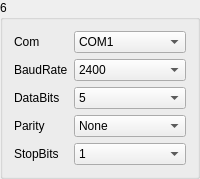
       <widget class="QGroupBox" name="gBoxMeter_6">
        <property name="minimumSize">
         <size>
          <width>171</width>
          <height>171</height>
         </size>
        </property>
        <property name="title">
         <string>6</string>
        </property>
        <layout class="QGridLayout" name="gridLayout_10">
         <item row="0" column="0">
          <widget class="QLabel" name="label_48">
           <property name="sizePolicy">
            <sizepolicy hsizetype="Fixed" vsizetype="Preferred">
             <horstretch>0</horstretch>
             <verstretch>0</verstretch>
            </sizepolicy>
           </property>
           <property name="text">
            <string>Com</string>
           </property>
          </widget>
         </item>
         <item row="0" column="1">
          <widget class="QComboBox" name="comboMeterSerialNum_6">
           <item>
            <property name="text">
             <string>COM1</string>
            </property>
           </item>
           <item>
            <property name="text">
             <string>COM2</string>
            </property>
           </item>
           <item>
            <property name="text">
             <string>COM3</string>
            </property>
           </item>
           <item>
            <property name="text">
             <string>COM4</string>
            </property>
           </item>
           <item>
            <property name="text">
             <string>COM5</string>
            </property>
           </item>
           <item>
            <property name="text">
             <string>COM6</string>
            </property>
           </item>
           <item>
            <property name="text">
             <string>COM7</string>
            </property>
           </item>
           <item>
            <property name="text">
             <string>COM8</string>
            </property>
           </item>
           <item>
            <property name="text">
             <string>COM9</string>
            </property>
           </item>
           <item>
            <property name="text">
             <string>COM10</string>
            </property>
           </item>
           <item>
            <property name="text">
             <string>COM11</string>
            </property>
           </item>
           <item>
            <property name="text">
             <string>COM12</string>
            </property>
           </item>
           <item>
            <property name="text">
             <string>COM13</string>
            </property>
           </item>
           <item>
            <property name="text">
             <string>COM14</string>
            </property>
           </item>
           <item>
            <property name="text">
             <string>COM15</string>
            </property>
           </item>
           <item>
            <property name="text">
             <string>COM16</string>
            </property>
           </item>
           <item>
            <property name="text">
             <string>COM17</string>
            </property>
           </item>
           <item>
            <property name="text">
             <string>COM18</string>
            </property>
           </item>
           <item>
            <property name="text">
             <string>COM19</string>
            </property>
           </item>
           <item>
            <property name="text">
             <string>COM20</string>
            </property>
           </item>
           <item>
            <property name="text">
             <string>COM21</string>
            </property>
           </item>
           <item>
            <property name="text">
             <string>COM22</string>
            </property>
           </item>
           <item>
            <property name="text">
             <string>COM23</string>
            </property>
           </item>
           <item>
            <property name="text">
             <string>COM24</string>
            </property>
           </item>
           <item>
            <property name="text">
             <string>COM25</string>
            </property>
           </item>
           <item>
            <property name="text">
             <string>COM26</string>
            </property>
           </item>
           <item>
            <property name="text">
             <string>COM27</string>
            </property>
           </item>
           <item>
            <property name="text">
             <string>COM28</string>
            </property>
           </item>
           <item>
            <property name="text">
             <string>COM29</string>
            </property>
           </item>
           <item>
            <property name="text">
             <string>COM30</string>
            </property>
           </item>
          </widget>
         </item>
         <item row="1" column="0">
          <widget class="QLabel" name="label_49">
           <property name="text">
            <string>BaudRate</string>
           </property>
          </widget>
         </item>
         <item row="1" column="1">
          <widget class="QComboBox" name="comboMeterBaudRate_6">
           <item>
            <property name="text">
             <string>2400</string>
            </property>
           </item>
           <item>
            <property name="text">
             <string>4800</string>
            </property>
           </item>
           <item>
            <property name="text">
             <string>9600</string>
            </property>
           </item>
           <item>
            <property name="text">
             <string>14400</string>
            </property>
           </item>
           <item>
            <property name="text">
             <string>19200</string>
            </property>
           </item>
           <item>
            <property name="text">
             <string>38400</string>
            </property>
           </item>
           <item>
            <property name="text">
             <string>56000</string>
            </property>
           </item>
          </widget>
         </item>
         <item row="2" column="0">
          <widget class="QLabel" name="label_50">
           <property name="text">
            <string>DataBits</string>
           </property>
          </widget>
         </item>
         <item row="2" column="1">
          <widget class="QComboBox" name="comboMeterBits_6">
           <item>
            <property name="text">
             <string>5</string>
            </property>
           </item>
           <item>
            <property name="text">
             <string>6</string>
            </property>
           </item>
           <item>
            <property name="text">
             <string>7</string>
            </property>
           </item>
           <item>
            <property name="text">
             <string>8</string>
            </property>
           </item>
          </widget>
         </item>
         <item row="3" column="0">
          <widget class="QLabel" name="label_51">
           <property name="text">
            <string>Parity</string>
           </property>
          </widget>
         </item>
         <item row="3" column="1">
          <widget class="QComboBox" name="comboMeterChkBit_6">
           <item>
            <property name="text">
             <string>None</string>
            </property>
           </item>
           <item>
            <property name="text">
             <string>Odd</string>
            </property>
           </item>
           <item>
            <property name="text">
             <string>Even</string>
            </property>
           </item>
          </widget>
         </item>
         <item row="4" column="0">
          <widget class="QLabel" name="label_52">
           <property name="text">
            <string>StopBits</string>
           </property>
          </widget>
         </item>
         <item row="4" column="1">
          <widget class="QComboBox" name="comboMeterEndBit_6">
           <item>
            <property name="text">
             <string>1</string>
            </property>
           </item>
           <item>
            <property name="text">
             <string>1.5</string>
            </property>
           </item>
           <item>
            <property name="text">
             <string>2</string>
            </property>
           </item>
          </widget>
         </item>
        </layout>
       </widget>
